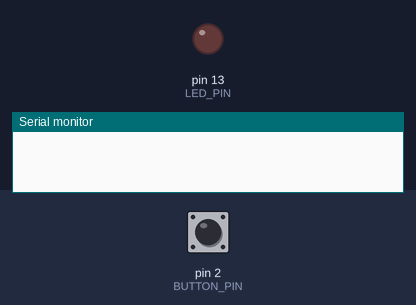
Simulated run of this sketch. Board: Arduino Uno, built with avr-gcc and run on an emulated ATmega328P. Shown: output pins drawn as LEDs (lit = HIGH), the last lines printed to the serial monitor. Inputs (shaded band) come from the test bench; at power-on: pin 2 (BUTTON_PIN) LOW.

Above: at 1.8 s.
1.9 s: pin 2 (BUTTON_PIN) pulled HIGH for 0.65 s
At 2.5 s:
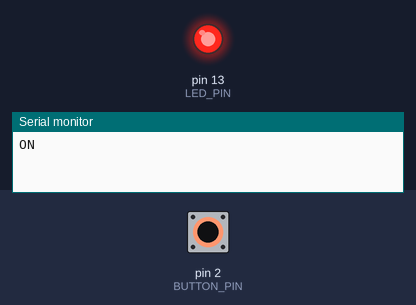
4.1 s: pin 2 (BUTTON_PIN) pulled HIGH for 3.2 s
At 8.0 s:
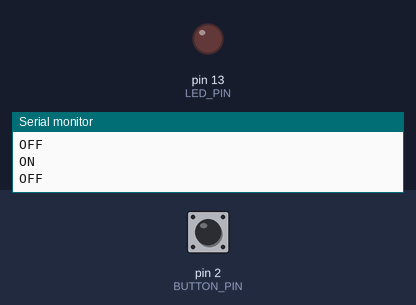
Timing chart, 0 to 9.5 s (numbered marks = the images above; inputs shaded):
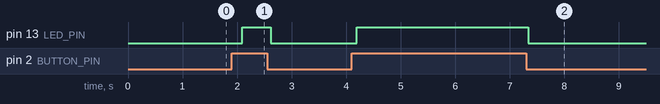

The sketch:

button-led-wrong.ino
```cpp
#include "src/ButtonImpl.h"
#include "src/Led.h"
#include "src/Timer.h"

#define LED_PIN 13
#define BUTTON_PIN 2

Light *light;
Button *button;
Timer timer;

enum { ON, OFF } state;

void setup() {
    Serial.begin(9600);
    light = new Led(LED_PIN);
    button = new ButtonImpl(BUTTON_PIN);
    state = OFF;
    timer.setupPeriod(500);
}

void step() {
    switch (state) {
        case OFF:
            if (button->isPressed()) {
                light->switchOn();
                Serial.println("ON");
                state = ON;
            }
            break;
        case ON:
            if (!button->isPressed()) {
                light->switchOff();
                Serial.println("OFF");
                state = OFF;
            }
            break;
    }
}

void loop() {
    timer.waitForNextTick();
    step();
};
```

Button.h
```cpp
#ifndef __BUTTON__
#define __BUTTON__

class Button
{

public:
  virtual bool isPressed() = 0;
};

#endif
```

ButtonImpl.cpp
```cpp
#include "ButtonImpl.h"
#include "Arduino.h"

ButtonImpl::ButtonImpl(int pin)
{
  this->pin = pin;
  pinMode(pin, INPUT);
}

bool ButtonImpl::isPressed()
{
  return digitalRead(pin) == HIGH;
}
```

ButtonImpl.h
```cpp
#ifndef __BUTTONIMPL__
#define __BUTTONIMPL__

#include "Button.h"

class ButtonImpl : public Button
{

public:
  ButtonImpl(int pin);
  bool isPressed();

private:
  int pin;
};

#endif
```

Led.cpp
```cpp
#include "Led.h"
#include "Arduino.h"

Led::Led(int pin)
{
  this->pin = pin;
  pinMode(pin, OUTPUT);
}

void Led::switchOn()
{
  digitalWrite(pin, HIGH);
}

void Led::switchOff()
{
  digitalWrite(pin, LOW);
};
```

Led.h
```cpp
#ifndef __LED__
#define __LED__

#include "Light.h"

class Led : public Light
{
public:
  Led(int pin);
  void switchOn();
  void switchOff();

private:
  int pin;
};

#endif
```

Light.h
```cpp
#ifndef __LIGHT__
#define __LIGHT__

class Light
{
public:
  virtual void switchOn() = 0;
  virtual void switchOff() = 0;
};

#endif
```

Timer.cpp
```cpp
#include "Timer.h"
#include "Arduino.h"

volatile bool timerFlag;

ISR(TIMER1_COMPA_vect)
{
  timerFlag = true;
}

Timer::Timer()
{
  timerFlag = false;
}

void Timer::setupFreq(int freq)
{

  // disabling interrupt
  cli();

  TCCR1A = 0; // set entire TCCR1A register to 0
  TCCR1B = 0; // same for TCCR1B
  TCNT1 = 0;  // initialize counter value to 0

  /*
   * set compare match register
   *
   * OCR1A = (16*2^20) / (100*PRESCALER) - 1 (must be < 65536)
   *
   * assuming a prescaler = 1024 => OCR1A = (16*2^10)/freq
   */
  OCR1A = 16 * 1024 / freq;
  // turn on CTC mode
  TCCR1B |= (1 << WGM12);
  // Set CS11 for 8 prescaler
  TCCR1B |= (1 << CS12) | (1 << CS10);
  // enable timer compare interrupt
  TIMSK1 |= (1 << OCIE1A);

  // enabling interrupt
  sei();
}

/* period in ms */
void Timer::setupPeriod(int period)
{

  // disabling interrupt
  cli();

  TCCR1A = 0; // set entire TCCR1A register to 0
  TCCR1B = 0; // same for TCCR1B
  TCNT1 = 0;  // initialize counter value to 0

  /*
   * set compare match register
   *
   * OCR1A = (16*2^20) / (100*PRESCALER) - 1 (must be < 65536)
   *
   * assuming a prescaler = 1024 => OCR1A = (16*2^10)* period/1000 (being in ms)
   */
  OCR1A = 16.384 * period;
  // turn on CTC mode
  TCCR1B |= (1 << WGM12);
  // Set CS11 for 8 prescaler
  TCCR1B |= (1 << CS12) | (1 << CS10);
  // enable timer compare interrupt
  TIMSK1 |= (1 << OCIE1A);

  // enabling interrupt
  sei();
}

void Timer::waitForNextTick()
{
  /* wait for timer signal */
  while (!timerFlag)
  {
  }
  timerFlag = false;
}
```

Timer.h
```cpp
#ifndef __TIMER__
#define __TIMER__

class Timer
{

public:
  Timer();
  void setupFreq(int freq);
  /* period in ms */
  void setupPeriod(int period);
  void waitForNextTick();
};

#endif
```

Measured:
- after the input at 1.9 s, pin 13 (LED_PIN): LOW → HIGH after 0.20 s, → LOW 0.52 s later
- after the input at 4.1 s, pin 13 (LED_PIN): LOW → HIGH after 0.10 s, → LOW 3.1 s later
